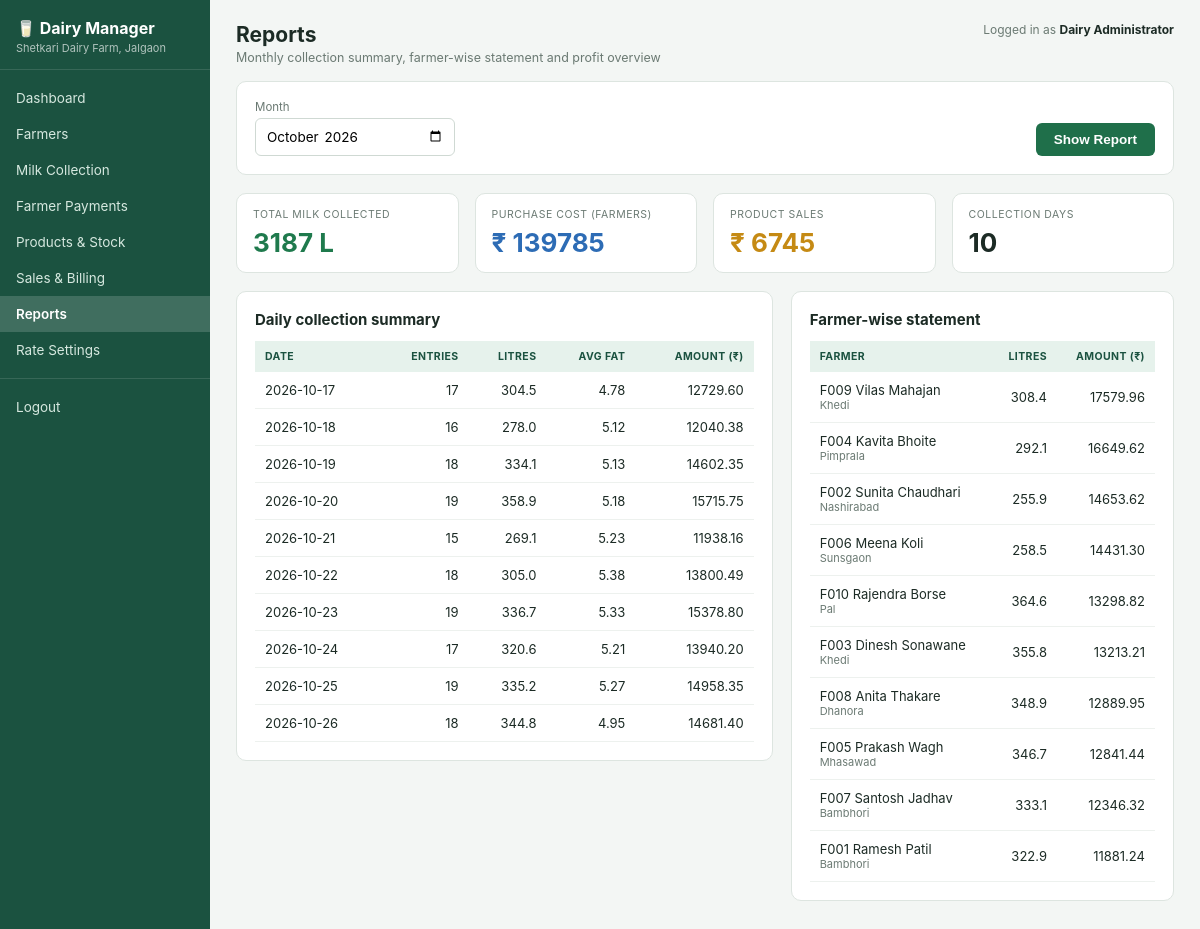
The app's page /reports (signed in) with its own data.
### tables this page shows
CREATE TABLE settings (
    key TEXT PRIMARY KEY,
    value TEXT
);

CREATE TABLE farmers (
    id INTEGER PRIMARY KEY AUTOINCREMENT,
    code TEXT UNIQUE NOT NULL,
    name TEXT NOT NULL,
    village TEXT,
    phone TEXT,
    animal_type TEXT,
    bank_account TEXT,
    joined_on TEXT,
    active INTEGER DEFAULT 1
);

### app.py (the view)
@app.route("/reports")
@login_required
def reports():
    db = get_db()
    month = request.args.get("month", date.today().strftime("%Y-%m"))
    like = month + "%"
    litres, cost, days = db.execute(
        "SELECT COALESCE(SUM(quantity),0), COALESCE(SUM(amount),0), COUNT(DISTINCT coll_date) "
        "FROM milk_collection WHERE coll_date LIKE ?", (like,)).fetchone()
    product_sales = db.execute("SELECT COALESCE(SUM(total),0) FROM sales WHERE sale_date LIKE ?",
                               (like,)).fetchone()[0]
    daily = db.execute(
        "SELECT coll_date, COUNT(*) AS entries, SUM(quantity) AS litres, AVG(fat) AS avg_fat, "
        "SUM(amount) AS amount FROM milk_collection WHERE coll_date LIKE ? "
        "GROUP BY coll_date ORDER BY coll_date", (like,)).fetchall()
    by_farmer = db.execute(
        "SELECT f.code, f.name, f.village, SUM(m.quantity) AS litres, SUM(m.amount) AS amount "
        "FROM milk_collection m JOIN farmers f ON f.id=m.farmer_id WHERE m.coll_date LIKE ? "
        "GROUP BY f.id ORDER BY amount DESC", (like,)).fetchall()
    return render_template("reports.html", month=month, litres=litres, cost=cost, days=days,
                           product_sales=product_sales, daily=daily, by_farmer=by_farmer)

### app.py (called while the page is built)
def get_db():
    if "db" not in g:
        g.db = sqlite3.connect(DB_FILE)
        g.db.row_factory = sqlite3.Row
        g.db.execute("PRAGMA foreign_keys = ON")
    return g.db

def get_settings(db):
    rows = db.execute("SELECT key, value FROM settings").fetchall()
    s = {r["key"]: r["value"] for r in rows}
    return {
        "dairy_name": s.get("dairy_name", "Dairy"),
        "fat_rate": float(s.get("fat_rate", 5)),
        "snf_rate": float(s.get("snf_rate", 2)),
        "buffalo_bonus": float(s.get("buffalo_bonus", 3)),
    }

def login_required(view):
    @wraps(view)
    def wrapper(*args, **kwargs):
        if "user" not in session:
            return redirect(url_for("login"))
        return view(*args, **kwargs)
    return wrapper

@app.template_filter("money")
def money(value):
    return "{:.2f}".format(value or 0)

@app.context_processor
def inject_common():
    if "user" in session:
        s = get_settings(get_db())
        return {"dairy_name": s["dairy_name"], "full_name": session.get("full_name")}
    return {}

### templates/reports.html (shortened to what this page needs)
{% extends "base.html" %}
{% block heading %}Reports{% endblock %}
{% block subtitle %}Monthly collection summary, farmer-wise statement and profit overview{% endblock %}
{% block body %}
<div class="card">
  <form method="get" class="form-grid period">
    <div><label>Month</label><input type="month" name="month" value="{{ month }}" required></div>
    <div></div>
    <div class="btn-end"><button class="btn" type="submit">Show Report</button></div>
  </form>
</div>
<div class="stats">
  <div class="stat"><div class="stat-label">Total milk collected</div><div class="stat-value green">{{ litres|round|int }} L</div></div>
  <div class="stat"><div class="stat-label">Purchase cost (farmers)</div><div class="stat-value blue">₹ {{ cost|round|int }}</div></div>
  <div class="stat"><div class="stat-label">Product sales</div><div class="stat-value orange">₹ {{ product_sales|round|int }}</div></div>
  <div class="stat"><div class="stat-label">Collection days</div><div class="stat-value">{{ days }}</div></div>
</div>
<div class="grid-2">
  <div class="card">
    <h3>Daily collection summary</h3>
    <table>
      <thead><tr><th>Date</th><th class="r">Entries</th><th class="r">Litres</th><th class="r">Avg Fat</th><th class="r">Amount (₹)</th></tr></thead>
      <tbody>
      {% for d in daily %}
        <tr><td>{{ d.coll_date }}</td><td class="r">{{ d.entries }}</td><td class="r">{{ d.litres|round(1) }}</td><td class="r">{{ '%.2f'|format(d.avg_fat) }}</td><td class="r">{{ d.amount|money }}</td></tr>
      {% else %}
        <tr><td colspan="5" class="muted">No data for this month.</td></tr>
      {% endfor %}
      </tbody>
    </table>
  </div>
  <div class="card">
    <h3>Farmer-wise statement</h3>
    <table>
      <thead><tr><th>Farmer</th><th class="r">Litres</th><th class="r">Amount (₹)</th></tr></thead>
      <tbody>
      {% for f in by_farmer %}
        <tr><td>{{ f.code }} {{ f.name }}<div class="village">{{ f.village }}</div></td><td class="r">{{ f.litres|round(1) }}</td><td class="r">{{ f.amount|money }}</td></tr>
      {% else %}
        <tr><td colspan="3" class="muted">No data for this month.</td></tr>
      {% endfor %}
      </tbody>
    </table>
  </div>
</div>
{% endblock %}

### templates/base.html (shortened to what this page needs)
<!DOCTYPE html>
<html lang="en">
<head>
<link rel="stylesheet" href="{{ url_for('static', filename='style.css') }}">
</head>
<body>
<div class="layout">
  <aside class="sidebar">
    <div class="brand">
      <div class="brand-name">🥛 Dairy Manager</div>
      <div class="brand-sub">{{ dairy_name }}</div>
    </div>
    <nav>
      {% set ep = request.endpoint %}
      <a href="{{ url_for('dashboard') }}" class="{{ 'active' if ep == 'dashboard' }}">Dashboard</a>
      <a href="{{ url_for('farmers') }}" class="{{ 'active' if ep == 'farmers' }}">Farmers</a>
      <a href="{{ url_for('milk') }}" class="{{ 'active' if ep == 'milk' }}">Milk Collection</a>
      <a href="{{ url_for('payments') }}" class="{{ 'active' if ep == 'payments' }}">Farmer Payments</a>
      <a href="{{ url_for('products') }}" class="{{ 'active' if ep == 'products' }}">Products &amp; Stock</a>
      <a href="{{ url_for('sales') }}" class="{{ 'active' if ep in ('sales','bill') }}">Sales &amp; Billing</a>
      <a href="{{ url_for('reports') }}" class="{{ 'active' if ep == 'reports' }}">Reports</a>
      <a href="{{ url_for('settings') }}" class="{{ 'active' if ep == 'settings' }}">Rate Settings</a>
      <div class="nav-line"></div>
      <a href="{{ url_for('logout') }}">Logout</a>
    </nav>
  </aside>
  <main class="content">
    <header class="topbar">
      <div>
        <h1>{% block heading %}{% endblock %}</h1>
        <p class="subtitle">{% block subtitle %}{% endblock %}</p>
      </div>
      <div class="logged">Logged in as <strong>{{ full_name }}</strong></div>
    </header>
    {% block body %}{% endblock %}
  </main>
</div>
</body>
</html>

### static/style.css (style rules this page uses)
:root { --green-dark: #1b5240; --green: #1f6f4a; --green-light: #e6f2ec; --bg: #f3f6f4; --text: #1c2b25; --muted: #6b7a73; --border: #dde5e0; }
* { box-sizing: border-box; }
body { margin: 0; font-family: Inter, "Segoe UI", Roboto, Arial, sans-serif; background: var(--bg); color: var(--text); font-size: 14px; }
.layout { display: flex; min-height: 100vh; }
.sidebar { width: 210px; background: var(--green-dark); color: #fff; flex-shrink: 0; }
.brand { padding: 18px 16px 14px; border-bottom: 1px solid rgba(255,255,255,.12); }
.brand-name { font-weight: 700; font-size: 16px; }
.brand-sub { font-size: 11px; opacity: .65; margin-top: 3px; }
.sidebar nav { padding: 10px 0; }
.sidebar nav a { display: block; padding: 10px 16px; color: #d6e8df; text-decoration: none; font-size: 13.5px; }
.sidebar nav a.active { background: rgba(255,255,255,.16); color: #fff; font-weight: 600; }
.nav-line { border-top: 1px solid rgba(255,255,255,.12); margin: 10px 0; }
.content { flex: 1; padding: 22px 26px 40px; min-width: 0; }
.topbar { display: flex; justify-content: space-between; align-items: flex-start; margin-bottom: 16px; }
.topbar h1 { margin: 0; font-size: 21px; }
.subtitle { margin: 3px 0 0; color: var(--muted); font-size: 12.5px; }
.logged { font-size: 12px; color: var(--muted); }
.logged strong { color: var(--text); }
.card { background: #fff; border: 1px solid var(--border); border-radius: 10px; padding: 18px; margin-bottom: 18px; }
.card h3 { margin: 0 0 12px; font-size: 15px; }
.grid-2 { display: grid; grid-template-columns: 1.4fr 1fr; gap: 18px; align-items: start; }
.stats { display: grid; grid-template-columns: repeat(4, 1fr); gap: 16px; margin-bottom: 18px; }
.stat { background: #fff; border: 1px solid var(--border); border-radius: 10px; padding: 14px 16px; }
.stat-label { font-size: 10.5px; text-transform: uppercase; letter-spacing: .05em; color: var(--muted); }
.stat-value { font-size: 26px; font-weight: 700; margin-top: 6px; }
.green { color: #1f7a4d; }
.blue { color: #2d6cb5; }
.orange { color: #c58a14; }
table { width: 100%; border-collapse: collapse; }
th { background: var(--green-light); color: var(--green-dark); font-size: 10.5px; text-transform: uppercase; letter-spacing: .04em; text-align: left; padding: 9px 10px; }
td { padding: 10px; border-bottom: 1px solid #edf1ee; font-size: 13px; }
.r { text-align: right; }
.village { font-size: 11px; color: var(--muted); }
label { display: block; font-size: 11.5px; color: var(--muted); margin-bottom: 4px; }
input, select { width: 100%; padding: 9px 10px; border: 1px solid #cfd9d3; border-radius: 6px; font-size: 13.5px; background: #fff; font-family: inherit; }
.form-grid { display: grid; grid-template-columns: repeat(4, 1fr); gap: 12px 16px; }
.form-grid.period { grid-template-columns: 200px 200px 1fr; }
.btn-end { display: flex; align-items: flex-end; justify-content: flex-end; }
.btn { background: var(--green); color: #fff; border: none; border-radius: 6px; padding: 9px 18px; font-size: 13.5px; font-weight: 600; cursor: pointer; text-decoration: none; display: inline-block; }
a { color: var(--green); }

### records on screen
settings: value "Shetkari Dairy Farm, Jalgaon"
farmers: code "F009", name "Vilas Mahajan", village "Khedi", litres "308.4", amount "17579.96"
farmers: code "F004", name "Kavita Bhoite", village "Pimprala", litres "292.1", amount "16649.62"
farmers: code "F002", name "Sunita Chaudhari", village "Nashirabad", litres "255.9", amount "14653.62"
farmers: code "F006", name "Meena Koli", village "Sunsgaon", litres "258.5", amount "14431.30"
farmers: code "F010", name "Rajendra Borse", village "Pal", litres "364.6", amount "13298.82"
farmers: code "F003", name "Dinesh Sonawane", village "Khedi", litres "355.8", amount "13213.21"
farmers: code "F008", name "Anita Thakare", village "Dhanora", litres "348.9", amount "12889.95"
farmers: code "F005", name "Prakash Wagh", village "Mhasawad", litres "346.7", amount "12841.44"
farmers: code "F007", name "Santosh Jadhav", village "Bambhori", litres "333.1", amount "12346.32"
farmers: code "F001", name "Ramesh Patil", village "Bambhori", litres "322.9", amount "11881.24"

### other values on screen
{{ full_name }} "Dairy Administrator"
{{ litres|round|int }} "3187"
{{ cost|round|int }} "139785"
{{ product_sales|round|int }} "6745"
{{ days }} "10"
{{ d.coll_date }} "2026-10-17" "2026-10-18" "2026-10-19" "2026-10-20" "2026-10-21" "2026-10-22" "2026-10-23" "2026-10-24" "2026-10-25" "2026-10-26"
{{ d.entries }} "17" "16" "18" "19" "15" "18" "19" "17" "19" "18"
{{ d.litres|round(1) }} "304.5" "278.0" "334.1" "358.9" "269.1" "305.0" "336.7" "320.6" "335.2" "344.8"
{{ '%.2f'|format(d.avg_fat) }} "4.78" "5.12" "5.13" "5.18" "5.23" "5.38" "5.33" "5.21" "5.27" "4.95"
{{ d.amount|money }} "12729.60" "12040.38" "14602.35" "15715.75" "11938.16" "13800.49" "15378.80" "13940.20" "14958.35" "14681.40"
